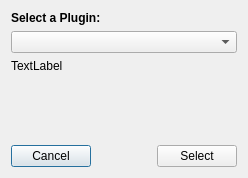
<?xml version="1.0" encoding="UTF-8"?>
<ui version="4.0">
 <class>GetPluginDialog</class>
 <widget class="QDialog" name="GetPluginDialog">
  <property name="geometry">
   <rect>
    <x>0</x>
    <y>0</y>
    <width>248</width>
    <height>178</height>
   </rect>
  </property>
  <property name="windowTitle">
   <string>Select Plugin</string>
  </property>
  <layout class="QVBoxLayout" name="verticalLayout">
   <item>
    <widget class="QLabel" name="label">
     <property name="font">
      <font>
       <weight>75</weight>
       <bold>true</bold>
      </font>
     </property>
     <property name="text">
      <string>Select a Plugin:</string>
     </property>
    </widget>
   </item>
   <item>
    <widget class="QComboBox" name="combo_list"/>
   </item>
   <item>
    <widget class="QLabel" name="label_desc">
     <property name="sizePolicy">
      <sizepolicy hsizetype="Preferred" vsizetype="Expanding">
       <horstretch>0</horstretch>
       <verstretch>0</verstretch>
      </sizepolicy>
     </property>
     <property name="text">
      <string notr="true">TextLabel</string>
     </property>
     <property name="alignment">
      <set>Qt::AlignLeading|Qt::AlignLeft|Qt::AlignTop</set>
     </property>
     <property name="wordWrap">
      <bool>true</bool>
     </property>
    </widget>
   </item>
   <item>
    <layout class="QHBoxLayout" name="horizontalLayout">
     <item>
      <widget class="QPushButton" name="push_cancel">
       <property name="text">
        <string>Cancel</string>
       </property>
      </widget>
     </item>
     <item>
      <spacer name="horizontalSpacer">
       <property name="orientation">
        <enum>Qt::Horizontal</enum>
       </property>
       <property name="sizeHint" stdset="0">
        <size>
         <width>40</width>
         <height>20</height>
        </size>
       </property>
      </spacer>
     </item>
     <item>
      <widget class="QPushButton" name="push_accept">
       <property name="text">
        <string>Select</string>
       </property>
      </widget>
     </item>
    </layout>
   </item>
  </layout>
 </widget>
 <resources/>
 <connections/>
</ui>
